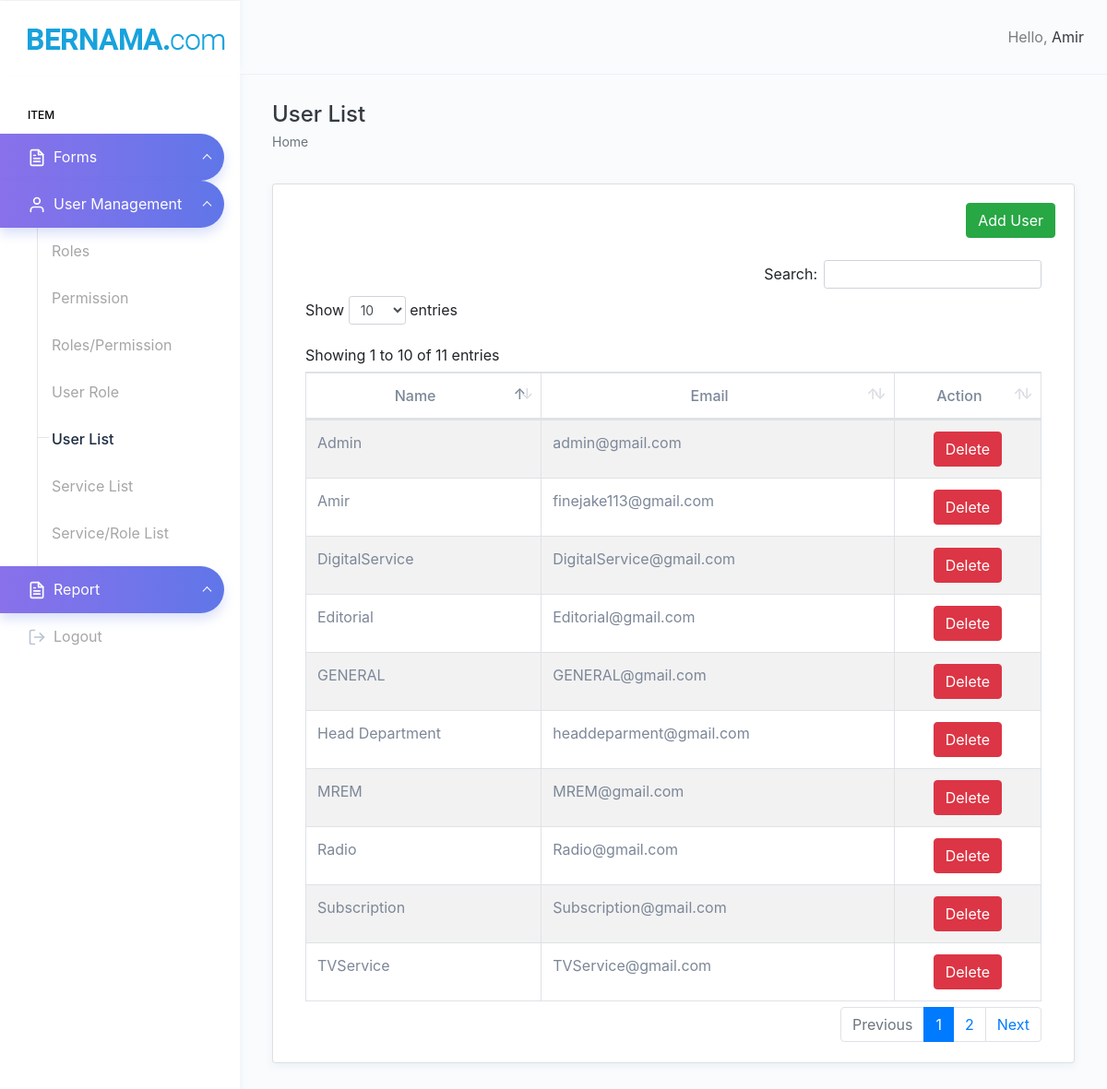
Screenshot of /user_list.php (signed in) with the database file from the repository.
### tables this page shows
CREATE TABLE `users` (
  `id` int(50) NOT NULL,
  `U_Name` varchar(100) NOT NULL,
  `email` varchar(100) NOT NULL,
  `password` varchar(255) NOT NULL,
  `U_Dept` varchar(100) NOT NULL,
  `Timestamp` timestamp NOT NULL DEFAULT current_timestamp() ON UPDATE current_timestamp(),
  `Add_By` varchar(100) NOT NULL
);

### user_list.php (the view, shortened to what this page needs)
<!DOCTYPE html>
<html dir="ltr" lang="en">
<?php
$connection = new mysqli("localhost", "root", "", "aduan");
$query = "SELECT * FROM users";
$result = mysqli_query($connection, $query);
?>
<head>
    <link href="assets/extra-libs/datatables.net-bs4/css/dataTables.bootstrap4.css" rel="stylesheet">
    <link href="dist/css/style.min.css" rel="stylesheet">
    <link rel="stylesheet" href="https://cdn.jsdelivr.net/npm/bootstrap@4.0.0/dist/css/bootstrap.min.css"
>
</head>
<body>
    <?php
    include_once('header.php');
    ?>
    <div class="page-wrapper">
        <div class="page-breadcrumb">
            <div class="row">
                <div class="col-7 align-self-center">
                    <h4 class="page-title text-truncate text-dark font-weight-medium mb-1">User List</h4>
                    <div class="d-flex align-items-center">
                        <nav aria-label="breadcrumb">
                            <ol class="breadcrumb m-0 p-0">
                                <li class="breadcrumb-item"><a href="display_data.php" class="text-muted">Home</a></li>
                            </ol>
                        </nav>
                    </div>
                </div>
            </div>
        </div>
        <div class="container-fluid">
            <div class="row">
                <div class="col-12">
                    <div class="card">
                        <div class="card-body">
                            <div class="row">
                                <div class="col-md-12" style="text-align: right;">
                                    <a class='btn btn-success' onclick='modDisp("user_list");' style='color:white'>Add User</a>
                                </div>
                            </div>
                            <br>
                            <div class="table-responsive">
                                <table id="example" class="table table-striped table-bordered" cellspacing="0"
                                    width="100%">
                                    <thead>
                                        <tr style="text-align:center">
                                            <th>Name</th>
                                            <th>Email</th>
                                            <th>Action</th>
                                        </tr>
                                    </thead>
                                    <tbody>
                                        <?php
                                            if ($result) {
                                                while ($row = mysqli_fetch_assoc($result)) {
                                                    $query1 = "SELECT * FROM users";
                                                    $result1 = mysqli_query($connection, $query1);
                                                    echo "<tr>";
                                                    echo "<td>" . $row['U_Name'] . "</td>";
                                                    echo "<td>" . $row['email'] . "</td>";
                                                    echo "<td><center>
                                                            <a class='btn btn-danger' href='user.php?del=" . $row['id'] . "'>Delete</a>";
                                                    echo "</tr>";
                                                }
                                            }
                                        ?>
                                    </tbody>
                                </table>
                            </div>
                        </div>
                    </div>
                </div>
            </div>
        </div>
    </div>
    </div>
</body>
</html>

### rows the page displays
users: U_Name "Amir", email "finejake113@gmail.com"
users: U_Name "Head Department", email "headdeparment@gmail.com"
users: U_Name "Admin", email "admin@gmail.com"
users: U_Name "GENERAL", email "GENERAL@gmail.com"
users: U_Name "MREM", email "MREM@gmail.com"
users: U_Name "Radio", email "Radio@gmail.com"
users: U_Name "Subscription", email "Subscription@gmail.com"
users: U_Name "TVService", email "TVService@gmail.com"
users: U_Name "Editorial", email "Editorial@gmail.com"
users: U_Name "DigitalService", email "DigitalService@gmail.com"

### other values shown
$_SESSION['sessionname'] "Amir"
